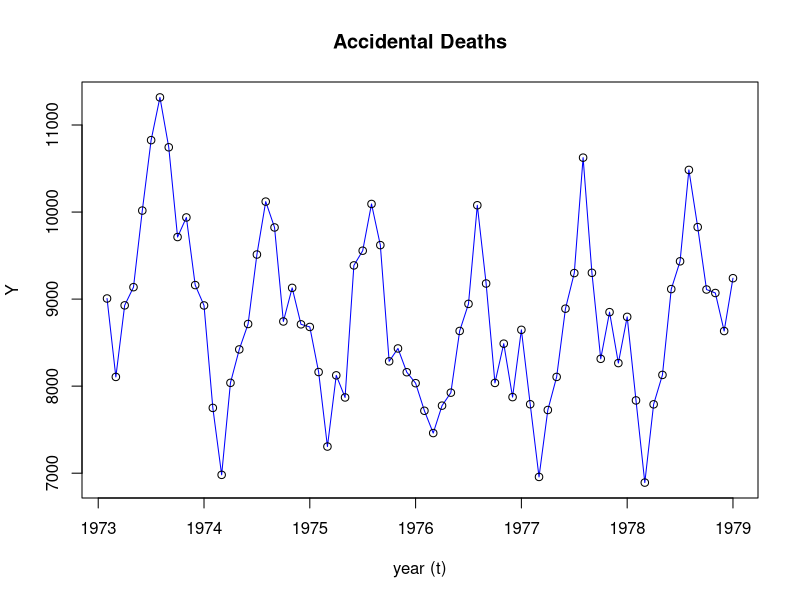
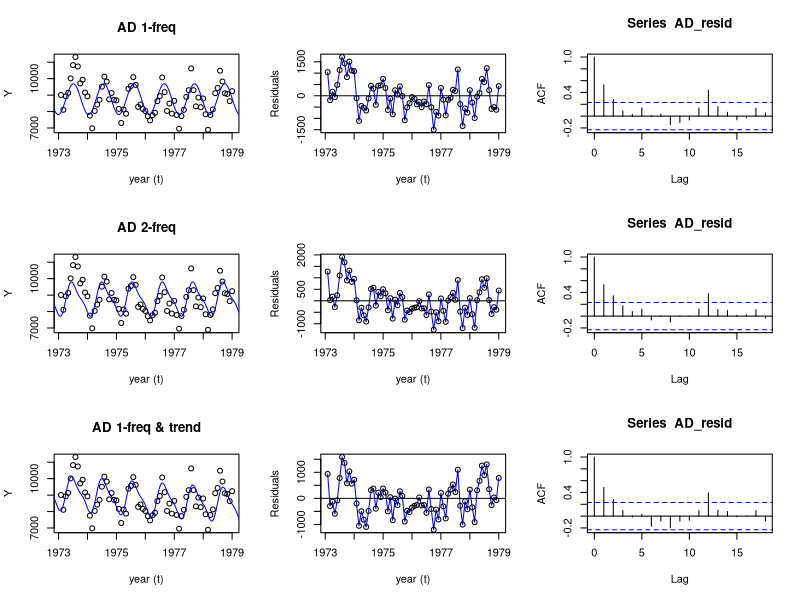

These charts were generated, in order, by the following R code:


setwd("~/Desktop/Time series")
AD <- read.csv("Accidental_Deaths.csv")

plot(AD$time,AD$Y,type="l",col="blue",main="Accidental Deaths",ylab="Y",xlab="year (t)")
points(AD$time,AD$Y)

length(AD$Y)

72/12
72/6

2*pi/12
2*pi/6

#par(mfrow=c(1,1))
par(mfrow=c(3,3))

# Define harmonic model
harmonic_model <- lm(Y~I(sin(6*time))+I(cos(6*time)),data=AD)
plot_time <- seq(1970,1980,length=1000)
plot_y <-  predict(harmonic_model,newdata = data.frame(time=plot_time))
plot(AD$time,AD$Y,main="AD 1-freq",ylab="Y",xlab="year (t)")
lines(plot_time,plot_y,col="blue")

# define residuals after subtracting s_t
AD_resid <- residuals(harmonic_model)
plot(AD$time,AD_resid,type="l",col="blue",ylab="Residuals",xlab="year (t)")
points(AD$time,AD_resid)
abline(h=0)
acf(AD_resid)

# Define harmonic model
harmonic_model <- lm(Y~I(sin(12*time))+I(cos(12*time))+I(sin(6*time))+I(cos(6*time)),data=AD)
plot_time <- seq(1970,1980,length=1000)
plot_y <-  predict(harmonic_model,newdata = data.frame(time=plot_time))
plot(AD$time,AD$Y,main="AD 2-freq",ylab="Y",xlab="year (t)")
lines(plot_time,plot_y,col="blue")

# define residuals after subtracting s_t
AD_resid <- residuals(harmonic_model)
plot(AD$time,AD_resid,type="l",col="blue",ylab="Residuals",xlab="year (t)")
points(AD$time,AD_resid)
abline(h=0)
acf(AD_resid)


# Define harmonic model + trend
harmonic_model <- lm(Y~time+I(sin(12*time))+I(cos(12*time))+I(sin(6*time))+I(cos(6*time)),data=AD)
plot_time <- seq(1970,1980,length=1000)
plot_y <-  predict(harmonic_model,newdata = data.frame(time=plot_time))
plot(AD$time,AD$Y,main="AD 1-freq & trend",ylab="Y",xlab="year (t)")
lines(plot_time,plot_y,col="blue")

# define residuals after subtracting s_t
AD_resid <- residuals(harmonic_model)
plot(AD$time,AD_resid,type="l",col="blue",ylab="Residuals",xlab="year (t)")
points(AD$time,AD_resid)
abline(h=0)
acf(AD_resid)




